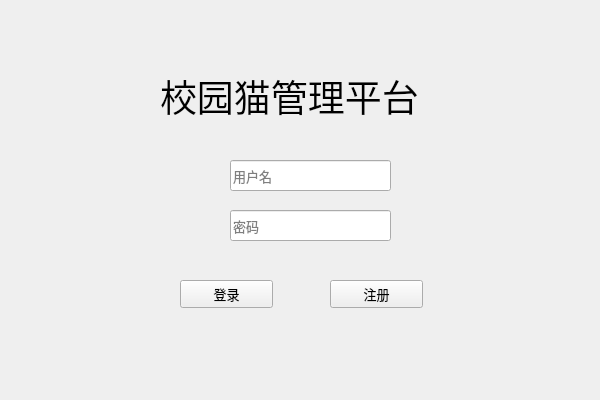
<?xml version="1.0" encoding="UTF-8"?>
<ui version="4.0">
 <class>Form</class>
 <widget class="QWidget" name="Form">
  <property name="geometry">
   <rect>
    <x>0</x>
    <y>0</y>
    <width>600</width>
    <height>400</height>
   </rect>
  </property>
  <property name="windowTitle">
   <string>login</string>
  </property>
  <property name="windowIcon">
   <iconset>
    <normaloff>images/m.jpg</normaloff>images/m.jpg</iconset>
  </property>
  <widget class="QLabel" name="label">
   <property name="geometry">
    <rect>
     <x>100</x>
     <y>60</y>
     <width>61</width>
     <height>61</height>
    </rect>
   </property>
   <property name="text">
    <string/>
   </property>
   <property name="pixmap">
    <pixmap>images/图标1.png</pixmap>
   </property>
  </widget>
  <widget class="QLabel" name="label_2">
   <property name="geometry">
    <rect>
     <x>160</x>
     <y>70</y>
     <width>331</width>
     <height>51</height>
    </rect>
   </property>
   <property name="font">
    <font>
     <family>等线 Light</family>
     <pointsize>28</pointsize>
    </font>
   </property>
   <property name="text">
    <string>校园猫管理平台</string>
   </property>
  </widget>
  <widget class="QLineEdit" name="edit_username">
   <property name="geometry">
    <rect>
     <x>230</x>
     <y>160</y>
     <width>161</width>
     <height>31</height>
    </rect>
   </property>
   <property name="font">
    <font>
     <family>Arial</family>
     <pointsize>10</pointsize>
    </font>
   </property>
   <property name="placeholderText">
    <string>用户名</string>
   </property>
  </widget>
  <widget class="QLineEdit" name="edit_password">
   <property name="geometry">
    <rect>
     <x>230</x>
     <y>210</y>
     <width>161</width>
     <height>31</height>
    </rect>
   </property>
   <property name="font">
    <font>
     <family>Arial</family>
     <pointsize>10</pointsize>
    </font>
   </property>
   <property name="echoMode">
    <enum>QLineEdit::Password</enum>
   </property>
   <property name="placeholderText">
    <string>密码</string>
   </property>
  </widget>
  <widget class="QPushButton" name="btn_login">
   <property name="geometry">
    <rect>
     <x>180</x>
     <y>280</y>
     <width>93</width>
     <height>28</height>
    </rect>
   </property>
   <property name="font">
    <font>
     <family>Agency FB</family>
     <pointsize>10</pointsize>
    </font>
   </property>
   <property name="text">
    <string>登录</string>
   </property>
  </widget>
  <widget class="QPushButton" name="btn_register">
   <property name="geometry">
    <rect>
     <x>330</x>
     <y>280</y>
     <width>93</width>
     <height>28</height>
    </rect>
   </property>
   <property name="font">
    <font>
     <family>Agency FB</family>
     <pointsize>10</pointsize>
    </font>
   </property>
   <property name="text">
    <string>注册</string>
   </property>
  </widget>
 </widget>
 <resources/>
 <connections/>
</ui>
